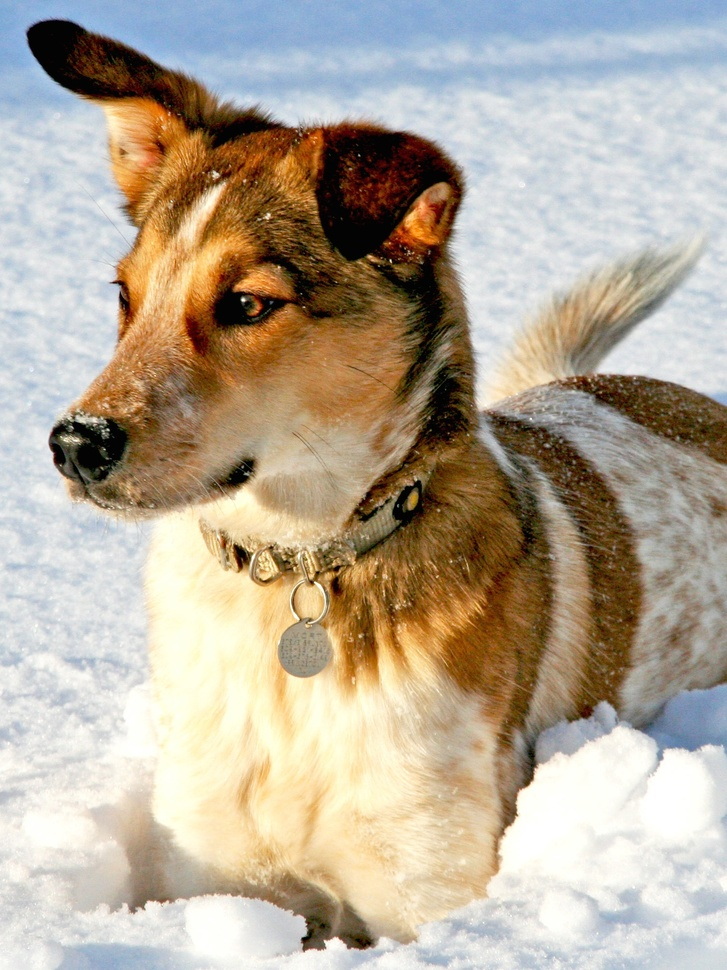
%> input picture DATA/dog.jpg, 727 x 970 px, shrunk from 1500 x 2000 before the run
$ octave CH02_SEC06_1_2DFFT.m   (GNU Octave 9; MATLAB toolbox functions it lacks are replaced by stand-ins)
%> lines starting %> are read from the running program, lines starting %| are printed output that depends on the picture
clear all, close all, clc
A = imread('../DATA/dog.jpg');
%> A is the input picture: size 970x727x3 uint8; mean R, G, B 181.4, 169.5, 152
B = rgb2gray(A);    % Convert to grayscale image
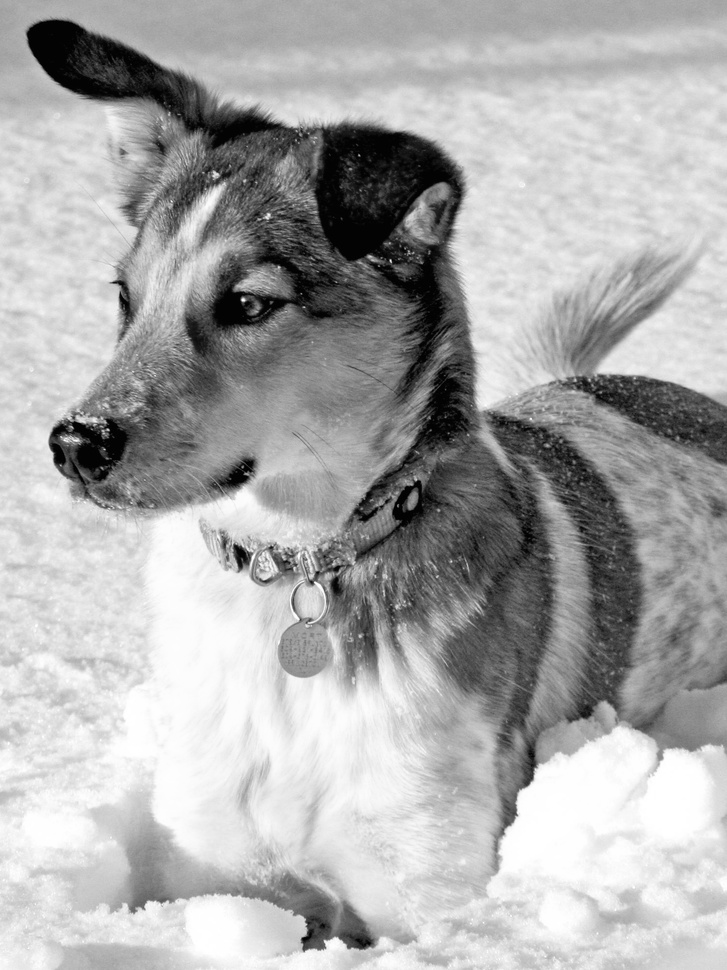
%> B: size 970x727 uint8; min 0, max 255, mean 171.1
subplot(1,3,1), imagesc(B);         % Plot image

for j=1:size(B,1);  % Compute row-wise FFT
    Cshift(j,:) = fftshift(fft(B(j,:)));
    C(j,:) = (fft(B(j,:)));
end
subplot(1,3,2), imagesc(log(abs(Cshift)))

for j=1:size(C,2);  % Compute column-wise FFT
    D(:,j) = fft(C(:,j));
end
subplot(1,3,3), imagesc(fftshift(log(abs(D))))
%> after `imagesc(fftshift(log(abs(D))))`:
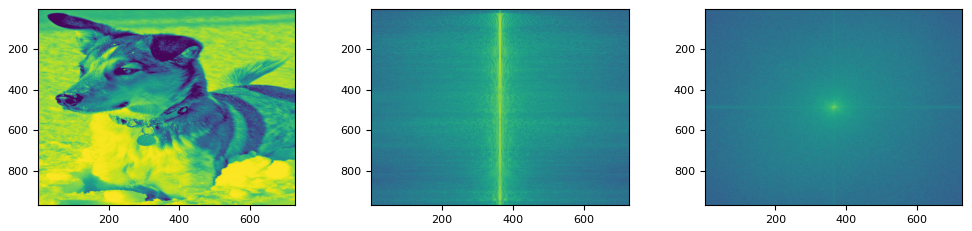
%> figure redrawn from the program's plot data, 3 panels

D = fft2(B); % Much more efficient to use fft2
